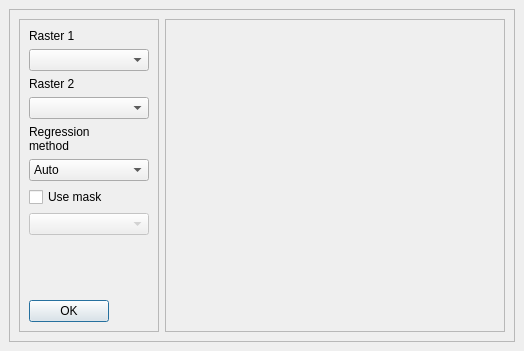
<?xml version="1.0" encoding="UTF-8"?>
<ui version="4.0">
 <class>RasterScatterPlotDockWidgetBase</class>
 <widget class="QDockWidget" name="RasterScatterPlotDockWidgetBase">
  <property name="geometry">
   <rect>
    <x>0</x>
    <y>0</y>
    <width>524</width>
    <height>351</height>
   </rect>
  </property>
  <property name="minimumSize">
   <size>
    <width>520</width>
    <height>350</height>
   </size>
  </property>
  <property name="maximumSize">
   <size>
    <width>524287</width>
    <height>524287</height>
   </size>
  </property>
  <property name="windowTitle">
   <string>&amp;Raster Scatterplot</string>
  </property>
  <widget class="QWidget" name="dockWidgetContents">
   <layout class="QGridLayout" name="gridLayout">
    <item row="0" column="0">
     <widget class="QScrollArea" name="scrollArea">
      <property name="minimumSize">
       <size>
        <width>0</width>
        <height>275</height>
       </size>
      </property>
      <property name="maximumSize">
       <size>
        <width>16777215</width>
        <height>1000</height>
       </size>
      </property>
      <property name="widgetResizable">
       <bool>true</bool>
      </property>
      <widget class="QWidget" name="scrollAreaWidgetContents">
       <property name="geometry">
        <rect>
         <x>0</x>
         <y>0</y>
         <width>491</width>
         <height>317</height>
        </rect>
       </property>
       <layout class="QHBoxLayout" name="horizontalLayout">
        <item>
         <widget class="QFrame" name="frame">
          <property name="sizePolicy">
           <sizepolicy hsizetype="Fixed" vsizetype="Preferred">
            <horstretch>140</horstretch>
            <verstretch>0</verstretch>
           </sizepolicy>
          </property>
          <property name="minimumSize">
           <size>
            <width>140</width>
            <height>0</height>
           </size>
          </property>
          <property name="maximumSize">
           <size>
            <width>140</width>
            <height>16777215</height>
           </size>
          </property>
          <property name="frameShape">
           <enum>QFrame::StyledPanel</enum>
          </property>
          <property name="frameShadow">
           <enum>QFrame::Raised</enum>
          </property>
          <layout class="QFormLayout" name="formLayout">
           <item row="0" column="0">
            <widget class="QLabel" name="label">
             <property name="text">
              <string>Raster 1</string>
             </property>
            </widget>
           </item>
           <item row="1" column="0">
            <widget class="QComboBox" name="cb_rast1">
             <property name="sizePolicy">
              <sizepolicy hsizetype="Fixed" vsizetype="Fixed">
               <horstretch>0</horstretch>
               <verstretch>0</verstretch>
              </sizepolicy>
             </property>
             <property name="minimumSize">
              <size>
               <width>120</width>
               <height>0</height>
              </size>
             </property>
             <property name="maximumSize">
              <size>
               <width>120</width>
               <height>16777215</height>
              </size>
             </property>
            </widget>
           </item>
           <item row="2" column="0">
            <widget class="QLabel" name="label_2">
             <property name="text">
              <string>Raster 2</string>
             </property>
            </widget>
           </item>
           <item row="3" column="0">
            <widget class="QComboBox" name="cb_rast2">
             <property name="sizePolicy">
              <sizepolicy hsizetype="Fixed" vsizetype="Fixed">
               <horstretch>0</horstretch>
               <verstretch>0</verstretch>
              </sizepolicy>
             </property>
             <property name="minimumSize">
              <size>
               <width>120</width>
               <height>0</height>
              </size>
             </property>
             <property name="maximumSize">
              <size>
               <width>120</width>
               <height>16777215</height>
              </size>
             </property>
            </widget>
           </item>
           <item row="4" column="0">
            <widget class="QLabel" name="label_3">
             <property name="text">
              <string>Regression
method</string>
             </property>
            </widget>
           </item>
           <item row="5" column="0">
            <widget class="QComboBox" name="cb_method">
             <property name="sizePolicy">
              <sizepolicy hsizetype="Fixed" vsizetype="Fixed">
               <horstretch>0</horstretch>
               <verstretch>0</verstretch>
              </sizepolicy>
             </property>
             <property name="minimumSize">
              <size>
               <width>120</width>
               <height>0</height>
              </size>
             </property>
             <property name="maximumSize">
              <size>
               <width>120</width>
               <height>16777215</height>
              </size>
             </property>
             <item>
              <property name="text">
               <string>Auto</string>
              </property>
             </item>
             <item>
              <property name="text">
               <string>Linear</string>
              </property>
             </item>
             <item>
              <property name="text">
               <string>Logarithmic</string>
              </property>
             </item>
             <item>
              <property name="text">
               <string>Exponential</string>
              </property>
             </item>
             <item>
              <property name="text">
               <string>Power</string>
              </property>
             </item>
            </widget>
           </item>
           <item row="6" column="0">
            <widget class="QCheckBox" name="checkBox">
             <property name="text">
              <string>Use mask</string>
             </property>
            </widget>
           </item>
           <item row="7" column="0">
            <widget class="QComboBox" name="cb_mask">
             <property name="enabled">
              <bool>false</bool>
             </property>
             <property name="minimumSize">
              <size>
               <width>120</width>
               <height>0</height>
              </size>
             </property>
             <property name="maximumSize">
              <size>
               <width>120</width>
               <height>16777215</height>
              </size>
             </property>
            </widget>
           </item>
           <item row="9" column="0">
            <widget class="QDialogButtonBox" name="buttonBox">
             <property name="standardButtons">
              <set>QDialogButtonBox::Ok</set>
             </property>
            </widget>
           </item>
           <item row="8" column="0">
            <spacer name="verticalSpacer">
             <property name="orientation">
              <enum>Qt::Vertical</enum>
             </property>
             <property name="sizeHint" stdset="0">
              <size>
               <width>20</width>
               <height>40</height>
              </size>
             </property>
            </spacer>
           </item>
          </layout>
         </widget>
        </item>
        <item>
         <widget class="QFrame" name="frame_2">
          <property name="minimumSize">
           <size>
            <width>0</width>
            <height>255</height>
           </size>
          </property>
          <property name="frameShape">
           <enum>QFrame::StyledPanel</enum>
          </property>
          <property name="frameShadow">
           <enum>QFrame::Raised</enum>
          </property>
          <layout class="QGridLayout" name="gridLayout_2">
           <item row="0" column="0">
            <widget class="QWidget" name="widget" native="true">
             <property name="sizePolicy">
              <sizepolicy hsizetype="Expanding" vsizetype="Expanding">
               <horstretch>0</horstretch>
               <verstretch>0</verstretch>
              </sizepolicy>
             </property>
            </widget>
           </item>
          </layout>
         </widget>
        </item>
       </layout>
      </widget>
     </widget>
    </item>
   </layout>
  </widget>
 </widget>
 <resources/>
 <connections>
  <connection>
   <sender>checkBox</sender>
   <signal>toggled(bool)</signal>
   <receiver>cb_mask</receiver>
   <slot>setEnabled(bool)</slot>
   <hints>
    <hint type="sourcelabel">
     <x>73</x>
     <y>238</y>
    </hint>
    <hint type="destinationlabel">
     <x>88</x>
     <y>268</y>
    </hint>
   </hints>
  </connection>
 </connections>
</ui>
